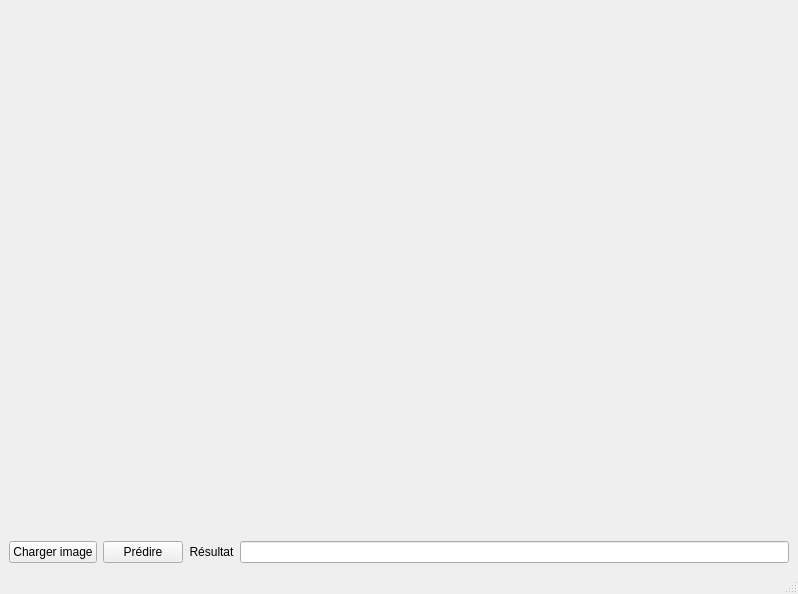
<?xml version="1.0" encoding="UTF-8"?>
<ui version="4.0">
 <class>MainWindow</class>
 <widget class="QMainWindow" name="MainWindow">
  <property name="geometry">
   <rect>
    <x>0</x>
    <y>0</y>
    <width>798</width>
    <height>594</height>
   </rect>
  </property>
  <property name="windowTitle">
   <string>MainWindow</string>
  </property>
  <widget class="QWidget" name="centralwidget">
   <layout class="QGridLayout" name="gridLayout">
    <item row="0" column="0" colspan="4">
     <widget class="QLabel" name="label_image">
      <property name="text">
       <string/>
      </property>
      <property name="alignment">
       <set>Qt::AlignCenter</set>
      </property>
     </widget>
    </item>
    <item row="1" column="0">
     <widget class="QPushButton" name="pushButton_charger_image">
      <property name="text">
       <string>Charger image</string>
      </property>
     </widget>
    </item>
    <item row="1" column="1">
     <widget class="QPushButton" name="pushButton_predire">
      <property name="text">
       <string>Prédire</string>
      </property>
     </widget>
    </item>
    <item row="1" column="2">
     <widget class="QLabel" name="label">
      <property name="text">
       <string>Résultat</string>
      </property>
      <property name="alignment">
       <set>Qt::AlignCenter</set>
      </property>
     </widget>
    </item>
    <item row="1" column="3">
     <widget class="QLineEdit" name="lineEdit_resultat"/>
    </item>
   </layout>
  </widget>
  <widget class="QMenuBar" name="menubar">
   <property name="geometry">
    <rect>
     <x>0</x>
     <y>0</y>
     <width>798</width>
     <height>21</height>
    </rect>
   </property>
  </widget>
  <widget class="QStatusBar" name="statusbar"/>
 </widget>
 <resources/>
 <connections>
  <connection>
   <sender>pushButton_charger_image</sender>
   <signal>clicked()</signal>
   <receiver>pushButton_charger_image</receiver>
   <slot>click()</slot>
   <hints>
    <hint type="sourcelabel">
     <x>82</x>
     <y>554</y>
    </hint>
    <hint type="destinationlabel">
     <x>103</x>
     <y>556</y>
    </hint>
   </hints>
  </connection>
  <connection>
   <sender>pushButton_predire</sender>
   <signal>clicked()</signal>
   <receiver>pushButton_predire</receiver>
   <slot>click()</slot>
   <hints>
    <hint type="sourcelabel">
     <x>160</x>
     <y>555</y>
    </hint>
    <hint type="destinationlabel">
     <x>183</x>
     <y>556</y>
    </hint>
   </hints>
  </connection>
 </connections>
</ui>
